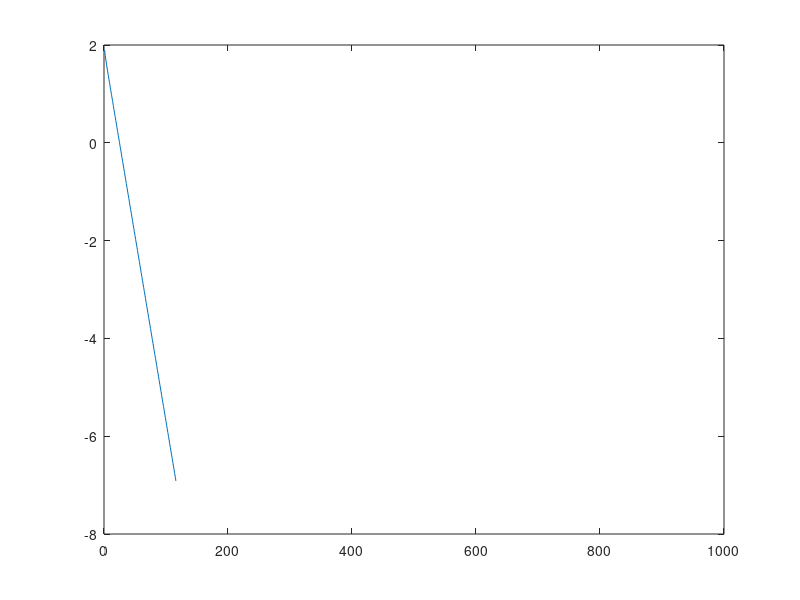

Here is the MATLAB script that generated this plot:
M = 10;
e = ones(M,1);
A = spdiags([e,2*e,e],-1:1,M,M)
x = 1:2:M;
y = 2:2:M;
A = A([x,y],[x,y]);
full(A)




M = 11;N = 10;
e = ones(M*N,1);
diagonal1 = -4*e;
diagonal2 = -4*e;
A = spdiags([e,e,diagonal1,e,e],[-M,-1,0,1,M],M*N,M*N);
indices1 = [M+1:M:M*N]; indices2 = [M:M:M*N-1];
A(indices1,indices2) = 0; A(indices2,indices1) = 0;
if mod(M,2) == 1
    black = 1:2:M*N;
    red = 2:2:M*N;
    spy(A([black,red],[black,red]))
else
X = reshape(1:M*N,M,N)';
tic %Fastest
red = zeros(ceil(M*N/2),1);
redCNT = 0;
for i = 1:2:M
    red(redCNT+1:redCNT + length(X(2:2:end,i))) = X(2:2:end,i);
    redCNT = redCNT + length(X(2:2:end,i));
end
for i = 2:2:M
    red(redCNT+1:redCNT + length(X(1:2:end,i))) = X(1:2:end,i);
    redCNT = redCNT + length(X(1:2:end,i));
end
toc 
red = sort(red);
black = ([1:2:N*M]+[2:2:M*N])'-red;

spy(A([black,red],[black,red]))

end 

b = rand(length(A),1);
b1 = b(black);
b2 = b(red);
u1 = zeros(size(b1));
u2 = zeros(size(b2));
D1 = A(black,black); D2 = A(red,red);
E = A(black,red) ; F = A(red,black);
cnt = 0;
maxiter = 1000;
r = 1;
norm_r = zeros(maxiter,1);
while r > 0.001 && cnt < maxiter
    cnt = cnt+1;
    u1 = D1\(b1-(E*u2));
    u2 = D2\(b2-(F*u1));
    norm_r(cnt) = norm([b1;b2] - A([black,red],[black,red])*[u1;u2]);
    r = norm_r(cnt);
end
re = length(red); bl = length(black);
plot(log(norm_r))
B = A([black,red],[black,red]);
c = zeros(size(b));
X = zeros(size(A));
X([black,red],[black,red]) = B([1:bl,re+1:end],[1:bl,re+1:end]);
disp(isequal(A,X))

   
    
    